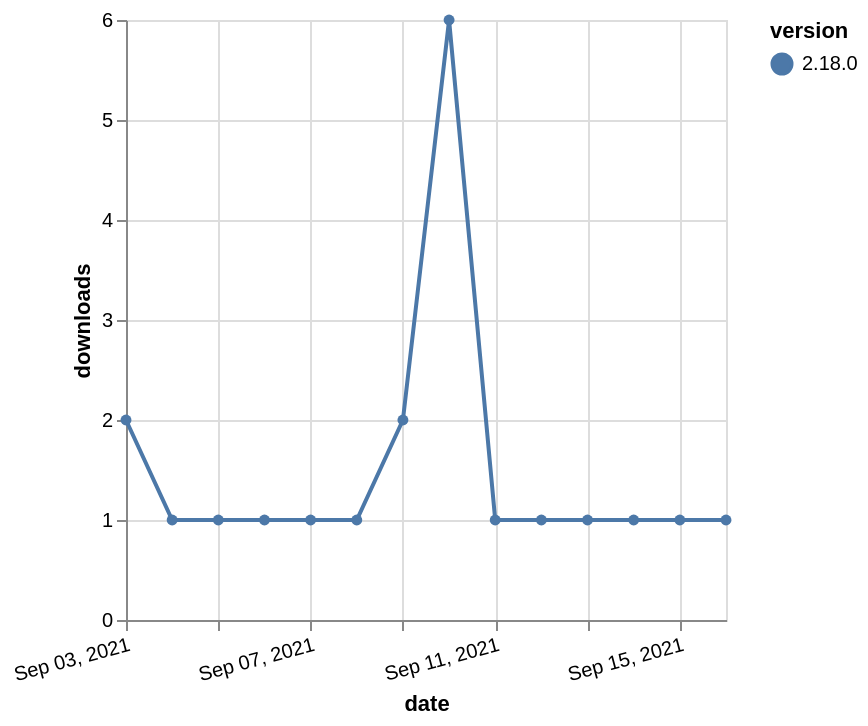

The Vega-Lite source for this figure:
### Vega-Lite specification from a JSON file in a GitHub repository (floating-point values rounded to 4 significant figures)
{"$schema": "https://vega.github.io/schema/vega-lite/v5.json", "description": "A simple bar chart with embedded data.", "data": {"values": [{"date": "2021-09-03", "total": 521, "delta": 2, "version": "2.18.0"}, {"date": "2021-09-04", "total": 522, "delta": 1, "version": "2.18.0"}, {"date": "2021-09-05", "total": 523, "delta": 1, "version": "2.18.0"}, {"date": "2021-09-06", "total": 524, "delta": 1, "version": "2.18.0"}, {"date": "2021-09-07", "total": 525, "delta": 1, "version": "2.18.0"}, {"date": "2021-09-08", "total": 526, "delta": 1, "version": "2.18.0"}, {"date": "2021-09-09", "total": 528, "delta": 2, "version": "2.18.0"}, {"date": "2021-09-10", "total": 534, "delta": 6, "version": "2.18.0"}, {"date": "2021-09-11", "total": 535, "delta": 1, "version": "2.18.0"}, {"date": "2021-09-12", "total": 536, "delta": 1, "version": "2.18.0"}, {"date": "2021-09-13", "total": 537, "delta": 1, "version": "2.18.0"}, {"date": "2021-09-14", "total": 538, "delta": 1, "version": "2.18.0"}, {"date": "2021-09-15", "total": 539, "delta": 1, "version": "2.18.0"}, {"date": "2021-09-16", "total": 540, "delta": 1, "version": "2.18.0"}]}, "width": "container", "mark": {"type": "line", "point": {"filled": true}}, "encoding": {"x": {"field": "date", "type": "temporal", "timeUnit": "yearmonthdate", "title": "date", "axis": {"labelAngle": -15}}, "y": {"field": "delta", "type": "quantitative", "title": "downloads"}, "color": {"field": "version", "type": "nominal"}, "tooltip": {"field": "delta"}}}
